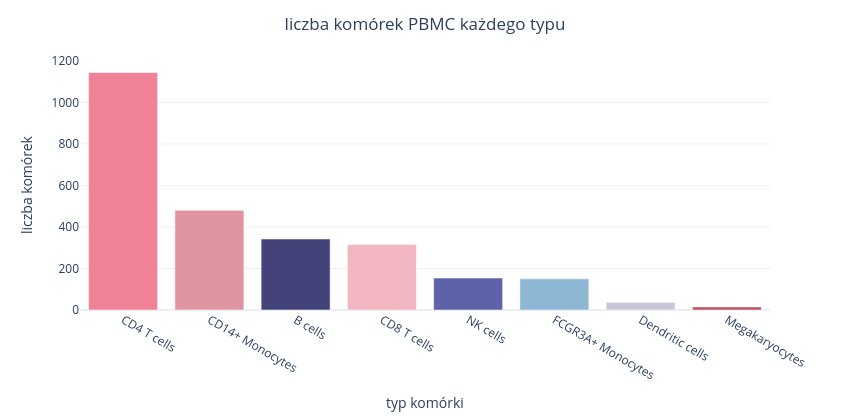

Notebook source saved alongside this figure:
### Markdown cell above
- wykres słupkowy pokazujący liczbę komórek dla każdego typu komórek

### Code cell
fig = px.bar(
    x=n_cells_type.index, 
    y=n_cells_type.values,
    labels={"x": "typ komórki", "y": "liczba komórek"},
    color=n_cells_type.index, 
    color_discrete_map=COLORS, 
)
fig.update_layout(showlegend=False, width=850, height=420)
fig.update_layout(title_text="liczba komórek PBMC każdego typu", title_x=0.5)

fig.show()

### Figure 1 — Plotly figure (JSON) as saved in the notebook; plotly's stock layout.template omitted (floating-point values rounded to 4 significant figures)
{"data": [{"hovertemplate": "color=CD4 T cells<br>typ komórki=%{x}<br>liczba komórek=%{y}<extra></extra>", "legendgroup": "CD4 T cells", "marker": {"color": "#f08298", "pattern": {"shape": ""}}, "name": "CD4 T cells", "orientation": "v", "showlegend": true, "textposition": "auto", "type": "bar", "x": ["CD4 T cells"], "xaxis": "x", "y": [1144], "yaxis": "y"}, {"hovertemplate": "color=CD14+ Monocytes<br>typ komórki=%{x}<br>liczba komórek=%{y}<extra></extra>", "legendgroup": "CD14+ Monocytes", "marker": {"color": "#e094a0", "pattern": {"shape": ""}}, "name": "CD14+ Monocytes", "orientation": "v", "showlegend": true, "textposition": "auto", "type": "bar", "x": ["CD14+ Monocytes"], "xaxis": "x", "y": [480], "yaxis": "y"}, {"hovertemplate": "color=B cells<br>typ komórki=%{x}<br>liczba komórek=%{y}<extra></extra>", "legendgroup": "B cells", "marker": {"color": "#434279", "pattern": {"shape": ""}}, "name": "B cells", "orientation": "v", "showlegend": true, "textposition": "auto", "type": "bar", "x": ["B cells"], "xaxis": "x", "y": [342], "yaxis": "y"}, {"hovertemplate": "color=CD8 T cells<br>typ komórki=%{x}<br>liczba komórek=%{y}<extra></extra>", "legendgroup": "CD8 T cells", "marker": {"color": "#f2b6c0", "pattern": {"shape": ""}}, "name": "CD8 T cells", "orientation": "v", "showlegend": true, "textposition": "auto", "type": "bar", "x": ["CD8 T cells"], "xaxis": "x", "y": [316], "yaxis": "y"}, {"hovertemplate": "color=NK cells<br>typ komórki=%{x}<br>liczba komórek=%{y}<extra></extra>", "legendgroup": "NK cells", "marker": {"color": "#5e62a9", "pattern": {"shape": ""}}, "name": "NK cells", "orientation": "v", "showlegend": true, "textposition": "auto", "type": "bar", "x": ["NK cells"], "xaxis": "x", "y": [154], "yaxis": "y"}, {"hovertemplate": "color=FCGR3A+ Monocytes<br>typ komórki=%{x}<br>liczba komórek=%{y}<extra></extra>", "legendgroup": "FCGR3A+ Monocytes", "marker": {"color": "#8db7d2", "pattern": {"shape": ""}}, "name": "FCGR3A+ Monocytes", "orientation": "v", "showlegend": true, "textposition": "auto", "type": "bar", "x": ["FCGR3A+ Monocytes"], "xaxis": "x", "y": [150], "yaxis": "y"}, {"hovertemplate": "color=Dendritic cells<br>typ komórki=%{x}<br>liczba komórek=%{y}<extra></extra>", "legendgroup": "Dendritic cells", "marker": {"color": "#cbc7d8", "pattern": {"shape": ""}}, "name": "Dendritic cells", "orientation": "v", "showlegend": true, "textposition": "auto", "type": "bar", "x": ["Dendritic cells"], "xaxis": "x", "y": [37], "yaxis": "y"}, {"hovertemplate": "color=Megakaryocytes<br>typ komórki=%{x}<br>liczba komórek=%{y}<extra></extra>", "legendgroup": "Megakaryocytes", "marker": {"color": "#c45161", "pattern": {"shape": ""}}, "name": "Megakaryocytes", "orientation": "v", "showlegend": true, "textposition": "auto", "type": "bar", "x": ["Megakaryocytes"], "xaxis": "x", "y": [15], "yaxis": "y"}], "layout": {"barmode": "relative", "height": 420, "legend": {"title": {"text": "color"}, "tracegroupgap": 0}, "margin": {"t": 60}, "showlegend": false, "title": {"text": "liczba komórek PBMC każdego typu", "x": 0.5}, "width": 850, "xaxis": {"anchor": "y", "domain": [0, 1], "title": {"text": "typ komórki"}}, "yaxis": {"anchor": "x", "domain": [0, 1], "title": {"text": "liczba komórek"}}}}
